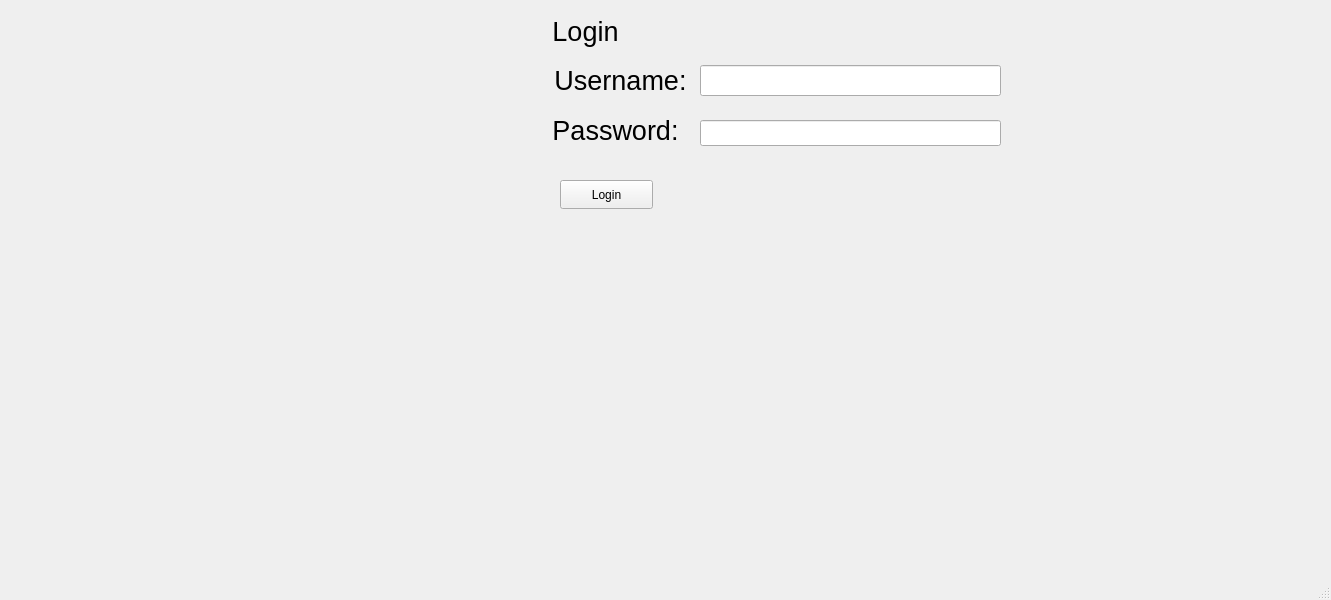
<?xml version="1.0" encoding="UTF-8"?>
<ui version="4.0">
 <class>LoginWindow</class>
 <widget class="QMainWindow" name="LoginWindow">
  <property name="geometry">
   <rect>
    <x>0</x>
    <y>0</y>
    <width>1331</width>
    <height>600</height>
   </rect>
  </property>
  <property name="windowTitle">
   <string>MainWindow</string>
  </property>
  <widget class="QWidget" name="centralwidget">
   <widget class="QLabel" name="label">
    <property name="geometry">
     <rect>
      <x>530</x>
      <y>10</y>
      <width>111</width>
      <height>44</height>
     </rect>
    </property>
    <property name="text">
     <string>&lt;html&gt;&lt;head/&gt;&lt;body&gt;&lt;p align=&quot;center&quot;&gt;&lt;span style=&quot; font-size:20pt;&quot;&gt;Login&lt;/span&gt;&lt;/p&gt;&lt;/body&gt;&lt;/html&gt;</string>
    </property>
   </widget>
   <widget class="QLabel" name="label_2">
    <property name="geometry">
     <rect>
      <x>530</x>
      <y>50</y>
      <width>181</width>
      <height>61</height>
     </rect>
    </property>
    <property name="font">
     <font>
      <pointsize>20</pointsize>
     </font>
    </property>
    <property name="text">
     <string>Username:</string>
    </property>
    <property name="textFormat">
     <enum>Qt::TextFormat::MarkdownText</enum>
    </property>
    <property name="alignment">
     <set>Qt::AlignmentFlag::AlignCenter</set>
    </property>
   </widget>
   <widget class="QLineEdit" name="usern_Field">
    <property name="geometry">
     <rect>
      <x>700</x>
      <y>65</y>
      <width>301</width>
      <height>31</height>
     </rect>
    </property>
   </widget>
   <widget class="QLabel" name="label_3">
    <property name="geometry">
     <rect>
      <x>540</x>
      <y>90</y>
      <width>151</width>
      <height>81</height>
     </rect>
    </property>
    <property name="font">
     <font>
      <pointsize>20</pointsize>
     </font>
    </property>
    <property name="text">
     <string>Password:</string>
    </property>
    <property name="alignment">
     <set>Qt::AlignmentFlag::AlignCenter</set>
    </property>
   </widget>
   <widget class="QLineEdit" name="Passw_Field">
    <property name="geometry">
     <rect>
      <x>700</x>
      <y>120</y>
      <width>301</width>
      <height>26</height>
     </rect>
    </property>
    <property name="echoMode">
     <enum>QLineEdit::EchoMode::Password</enum>
    </property>
   </widget>
   <widget class="QPushButton" name="loginButton">
    <property name="geometry">
     <rect>
      <x>560</x>
      <y>180</y>
      <width>93</width>
      <height>29</height>
     </rect>
    </property>
    <property name="text">
     <string>Login</string>
    </property>
   </widget>
  </widget>
  <widget class="QMenuBar" name="menubar">
   <property name="geometry">
    <rect>
     <x>0</x>
     <y>0</y>
     <width>1331</width>
     <height>26</height>
    </rect>
   </property>
  </widget>
  <widget class="QStatusBar" name="statusbar"/>
 </widget>
 <resources/>
 <connections/>
</ui>
